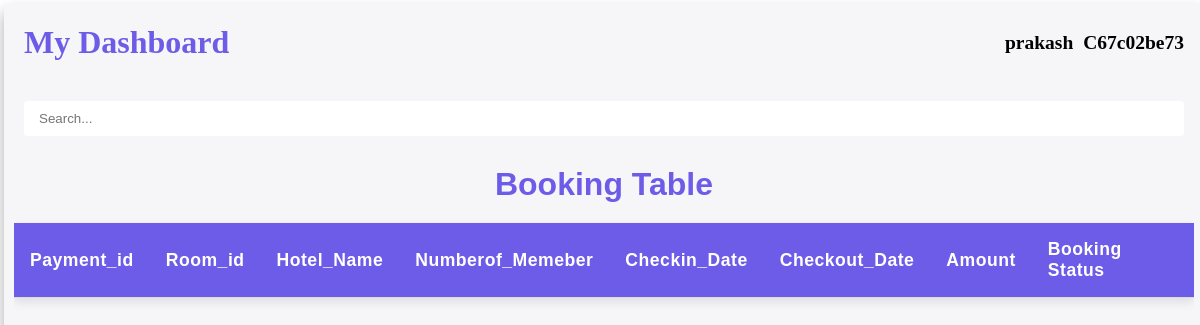
The app's page /Mybooking.php (signed in), older data.
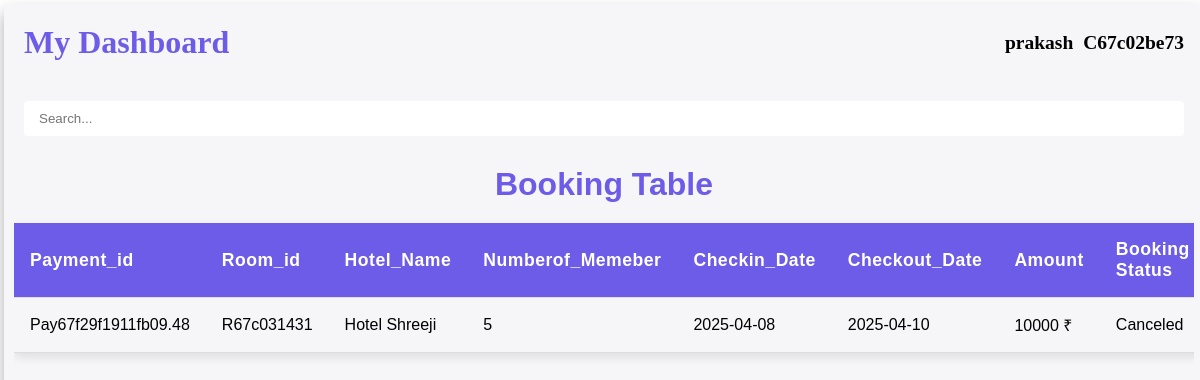
The same page, newer data.
### tables this page shows
CREATE TABLE `booking_list` (
  `Payment_id` varchar(20) NOT NULL,
  `Room_id` varchar(20) NOT NULL,
  `Customer_id` varchar(20) NOT NULL,
  `Customer_name` varchar(50) NOT NULL,
  `Hotel_id` varchar(30) NOT NULL,
  `Numberof_Memeber` int(11) NOT NULL,
  `Checkin_Date` varchar(20) NOT NULL,
  `Checkout_Date` varchar(20) NOT NULL,
  `Amount` int(11) NOT NULL,
  `Transaction_Date` varchar(30) NOT NULL,
  `Status` varchar(13) NOT NULL
);

CREATE TABLE `m_register` (
  `Um_id` varchar(10) NOT NULL,
  `Username` varchar(50) NOT NULL,
  `Email` varchar(50) NOT NULL,
  `Password` varchar(100) NOT NULL,
  `Hotel_id` varchar(10) NOT NULL,
  `Hotel_Name` varchar(100) NOT NULL,
  `Hotel_Address` text NOT NULL,
  `Hotel_Mobileno` char(15) NOT NULL,
  `Hotel_Bname` varchar(50) NOT NULL,
  `Hotel_AccountNo` char(20) NOT NULL,
  `Hotel_IFSCcode` char(15) NOT NULL,
  `Verify_status` varchar(20) NOT NULL
);

### Mybooking.php (the view, shortened to what this page needs)
<!DOCTYPE html>
<html lang="en">
<head>
    <link rel="stylesheet" href="CSS/index.css">
    <link rel="stylesheet" href="https://cdnjs.cloudflare.com/ajax/libs/font-awesome/6.6.0/css/all.min.css" />
    <link rel="stylesheet" href="CSS/table.css">
    <link rel="stylesheet" href="https://cdn.datatables.net/2.2.2/css/dataTables.dataTables.css" />
</head>
<body>
    <div class="right">
        <div class="navbar">
            <h1 class="name" class="h-div">
                <span class="n1">My Dashboard</span>
            </h1>
            <h2 class="uname">
                <?php
                if (isset($_SESSION['name'])) {
                    echo   "<span>" . $_SESSION['name'] . "</span>";
                    echo   "<span>" . $_SESSION['ucid'] . "</span>";
                }
                ?>
            </h2>
        </div>
        <div class="search">
            <input class="stc" type="text" id="searchInput" placeholder="Search...">
        </div>
        <?php
        include './Process/cnn.php';
        $cname = $_SESSION['name'];
        $cdata = mysqli_query($cnn, "select * from c_register where Username = '$cname'");
        $cd = mysqli_fetch_array($cdata);
        $cid = $cd['Uc_id'];
        $dv  = mysqli_query($cnn, "Select * from booking_list where Customer_id  ='$cid'");
        echo "<div class='table-container'>
                <h1>Booking Table</h1>
                    <table id='merchantTable'>
                        <thead>
                            <tr id ='data2'>
                                <th>Payment_id</th>
                                <th>Room_id</th>
                                <th>Hotel_Name</th>
                                <th>Numberof_Memeber</th>
                                <th>Checkin_Date</th>
                                <th>Checkout_Date</th>
                                <th>Amount</th>
                                <th>Booking Status</th>
                            </tr>
                        </thead>
                        <tbody>";
        while ($d = mysqli_fetch_assoc($dv)) {
            $hid = $d['Hotel_id'];
            $fg = mysqli_query($cnn, "select * from m_register where Hotel_id = '$hid'");
            $f = mysqli_fetch_array($fg);
            echo "
                    <tr>
                        <td><span id='data'>Payment_id :</span>" . $d['Payment_id'] . "</td>
                        <td><span id='data'>Room_id :</span>" . $d['Room_id'] . "</td>
                        <td><span id='data'>Hotel_Name :</span>" . $f['Hotel_Name'] . "</td>
                        <td><span id='data'>Numberof_Memeber :</span>" . $d['Numberof_Memeber'] . "</td>
                        <td><span id='data'>Checkin_Date :</span>" . $d['Checkin_Date'] . "</td>
                        <td><span id='data'>Checkout_Date :</span>" . $d['Checkout_Date'] . "</td>
                        <td><span id='data'>Amount:</span>" . $d['Amount'] . " ₹ </td>";
            $i = $d['Room_id'];
            if ($d['Status'] == "Canceled") {
                echo "<td><span id='data'>Booking Status :</span>" . $d['Status'] . "</td>";
            }
            else{
            echo "<td><span id='data'>Booking Status: </span><a id='ver' href='./Customer_pages/cancelbook.php?id=$i'>Cancel</a></td>
                    </tr>";
            }
        }
        echo "</tbody></table></div>";
        ?>
    </div>
</body>
</html>

### CSS/index.css (style rules this page uses)
* { margin: 0; padding: 0; }
.name { display: flex; align-items: center; gap: 10px; margin: 20px; }
.right { width: 100vw; box-shadow: 0 0.5rem 1rem #D4D4D4; height: 100vw; }
.right { border-radius: 5px; margin: 4px; box-shadow: 0 0.5rem 1rem #acacac; background-color: #f6f6f9; }
.navbar { cursor: pointer; font-size: 13px; display: flex; align-items: center; justify-content: space-between; }
.uname { margin-right: 20px; gap: 10px; display: flex; }

### CSS/table.css (style rules this page uses)
.table-container { overflow: auto; margin: 10px; border-radius: 10px; animation: fadeIn 1s ease-in-out; cursor: pointer; font-family: 'Lucida Sans', 'Lucida Sans Regular', 'Lucida Grande', 'Lucida Sans Unicode', Geneva, Verdana, sans-serif; height: 45vw; }
h1 { text-align: center; color: #6c5ce7; font-size: 2rem; margin-bottom: 20px; animation: fadeIn 1.5s ease-out; }
table { width: 100%; border-collapse: collapse; margin-top: 20px; animation: fadeIn 1.5s ease-in-out; }
th, td { padding: 16px; text-align: left; border-bottom: 1px solid #ddd; transition: background-color 0.3s ease, transform 0.3s ease; }
thead { top: 0px; position: sticky; }
th { background-color: #6c5ce7; color: white; font-size: 1.1rem; font-weight: 600; letter-spacing: 0.5px; }
table { box-shadow: 0 4px 10px rgba(0, 0, 0, 0.1); }
.stc { width: 100%; padding: 10px 15px; border-radius: 4px; border: none; }
.search { gap: 20px; display: flex; justify-content: center; padding: 20px; }

Row changes from the older to the newer data that the page shows:
added booking_list: Payment_id "Pay67f29f1911fb09.48", Room "R67c031431", m_register.Hotel_Name "Hotel Shreeji", Numberof_Memeber "5", Checkin_Date "2025-04-08", Checkout_Date "2025-04-10", Amount "10000", Status "Canceled"
